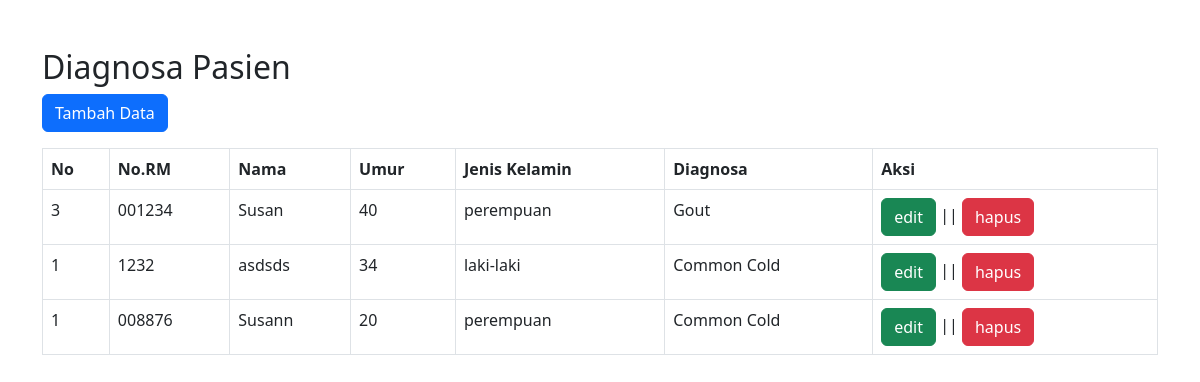
The page / on the database its author committed.
### tables this page shows
CREATE TABLE `pasien` (
  `id` int NOT NULL,
  `no_rm` varchar(255) NOT NULL,
  `nama` varchar(255) NOT NULL,
  `umur` int NOT NULL,
  `jenis_kelamin` enum('laki-laki','perempuan') NOT NULL,
  `id_diagnosa` int NOT NULL
);

CREATE TABLE `diagnosa` (
  `id` int NOT NULL,
  `diagnosa` varchar(255) NOT NULL
);

### application/controllers/Diagnosa.php (called while the page is built, shortened)
<?php
class Diagnosa extends CI_Controller {
    function __construct()
    {
        $this->load->model('DiagnosaModel');
        $this->load->model('PasienModel');
    }
	public function index()
	{
        $data['list_pasien'] = $this->PasienModel->getAll();
		$this->load->view('diagnosa', $data);
	}
}

### index.php (called while the page is built, shortened)
<?php
require_once BASEPATH.'core/CodeIgniter.php';

### application/models/PasienModel.php (called while the page is built, shortened)
<?php
class PasienModel extends CI_Model {
    private $table = 'pasien';
	public function getAll()
	{
        $this->db->from($this->table)->join('diagnosa', $this->table.".id_diagnosa = diagnosa.id");
        $query = $this->db->get();
        return $query->result();
	}
}

### application/views/diagnosa.php (the view, shortened to what this page needs)
<!DOCTYPE html>
<html lang="en">
<head>
    <link rel="stylesheet" href="<?= base_url("assets/bs/dist/css/bootstrap.min.css") ?>">
</head>
<body>
    <div class="container mt-5">
        <h2>Diagnosa Pasien</h2>
        <a class="btn btn-primary mb-3" href="<?= site_url("diagnosa/tambah") ?>">Tambah Data</a>
    <table class="table table-stripped table-bordered">
        <thead>
            <tr>
                <th>No</th>
                <th>No.RM</th>
                <th>Nama</th>
                <th>Umur</th>
                <th>Jenis Kelamin</th>
                <th>Diagnosa</th>
                <th>Aksi</th>
            </tr>
        </thead>
        <tbody>
            <?php if(count($list_pasien) == 0){ ?>
            <tr>
                <td colspan="7">Pasien Kosong</td>
            </tr>
                <?php } else {
            foreach($list_pasien as $p){ ?>
            <tr>
                <td><?= $p->id ?></td>
                <td><?= $p->no_rm ?></td>
                <td><?= $p->nama ?></td>
                <td><?= $p->umur ?></td>
                <td><?= $p->jenis_kelamin ?></td>
                <td><?= $p->diagnosa ?></td>
                <td><a class="btn btn-success" href="<?= site_url('diagnosa/ubah/'.$p->id) ?>">edit</a> || <a class="btn btn-danger" href="<?= site_url('diagnosa/hapus/'.$p->id) ?>">hapus</a></td>
            </tr>
        <?php } } ?>
        </tbody>
    </table>
    </div>
</body>
</html>

### rows shown on the page
pasien: id_diagnosa "3", no_rm "001234", nama "Susan", umur "40", jenis_kelamin "perempuan", id_diagnosa.diagnosa "Gout"
pasien: id_diagnosa "1", no_rm "1232", nama "asdsds", umur "34", jenis_kelamin "laki-laki", id_diagnosa.diagnosa "Common Cold"
pasien: id_diagnosa "1", no_rm "008876", nama "Susann", umur "20", jenis_kelamin "perempuan", id_diagnosa.diagnosa "Common Cold"
